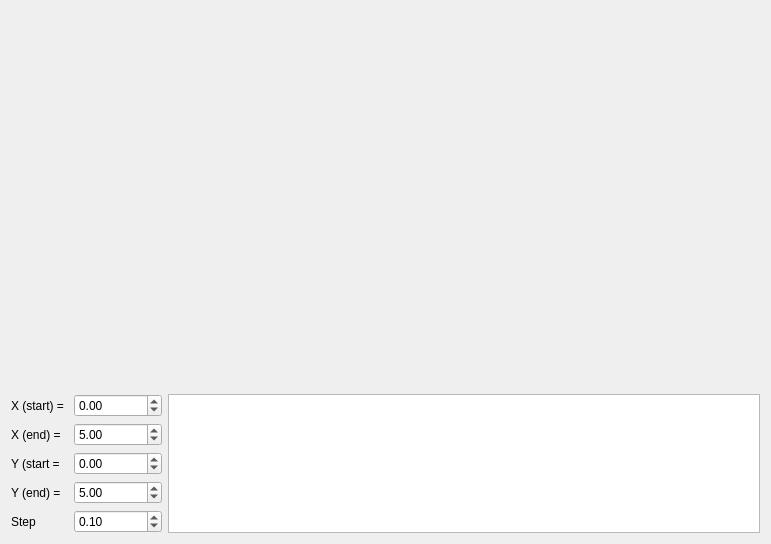
<?xml version="1.0" encoding="UTF-8"?>
<ui version="4.0">
 <class>Graph</class>
 <widget class="QWidget" name="Graph">
  <property name="geometry">
   <rect>
    <x>0</x>
    <y>0</y>
    <width>771</width>
    <height>544</height>
   </rect>
  </property>
  <property name="windowTitle">
   <string>Form</string>
  </property>
  <layout class="QGridLayout" name="gridLayout">
   <item row="0" column="0" colspan="3">
    <widget class="QCustomPlot" name="graphWidget" native="true"/>
   </item>
   <item row="1" column="0">
    <widget class="QLabel" name="xStartLabel">
     <property name="text">
      <string>X (start) = </string>
     </property>
    </widget>
   </item>
   <item row="1" column="1">
    <widget class="QDoubleSpinBox" name="xStartDoubleSpin">
     <property name="minimum">
      <double>-1000000.000000000000000</double>
     </property>
     <property name="maximum">
      <double>1000000.000000000000000</double>
     </property>
    </widget>
   </item>
   <item row="1" column="2" rowspan="5">
    <widget class="QPlainTextEdit" name="functionViewTextEdit">
     <property name="readOnly">
      <bool>true</bool>
     </property>
    </widget>
   </item>
   <item row="2" column="0">
    <widget class="QLabel" name="xEndLabel">
     <property name="text">
      <string>X (end) = </string>
     </property>
    </widget>
   </item>
   <item row="2" column="1">
    <widget class="QDoubleSpinBox" name="xEndDoubleSpin">
     <property name="minimum">
      <double>-1000000.000000000000000</double>
     </property>
     <property name="maximum">
      <double>1000000.000000000000000</double>
     </property>
     <property name="value">
      <double>5.000000000000000</double>
     </property>
    </widget>
   </item>
   <item row="3" column="0">
    <widget class="QLabel" name="yStartLabel">
     <property name="text">
      <string>Y (start = </string>
     </property>
    </widget>
   </item>
   <item row="3" column="1">
    <widget class="QDoubleSpinBox" name="yStartDoubleSpin">
     <property name="minimum">
      <double>-1000000.000000000000000</double>
     </property>
     <property name="maximum">
      <double>1000000.000000000000000</double>
     </property>
    </widget>
   </item>
   <item row="4" column="0">
    <widget class="QLabel" name="yEndLabel">
     <property name="text">
      <string>Y (end) =</string>
     </property>
    </widget>
   </item>
   <item row="4" column="1">
    <widget class="QDoubleSpinBox" name="yEndDoubleSpin">
     <property name="minimum">
      <double>-1000000.000000000000000</double>
     </property>
     <property name="maximum">
      <double>1000000.000000000000000</double>
     </property>
     <property name="value">
      <double>5.000000000000000</double>
     </property>
    </widget>
   </item>
   <item row="5" column="0">
    <widget class="QLabel" name="stepLabel">
     <property name="text">
      <string>Step</string>
     </property>
    </widget>
   </item>
   <item row="5" column="1">
    <widget class="QDoubleSpinBox" name="stepDoubleSpin">
     <property name="value">
      <double>0.100000000000000</double>
     </property>
    </widget>
   </item>
  </layout>
 </widget>
 <customwidgets>
  <customwidget>
   <class>QCustomPlot</class>
   <extends>QWidget</extends>
   <header>qcustomplot.h</header>
   <container>1</container>
  </customwidget>
 </customwidgets>
 <resources/>
 <connections/>
</ui>
